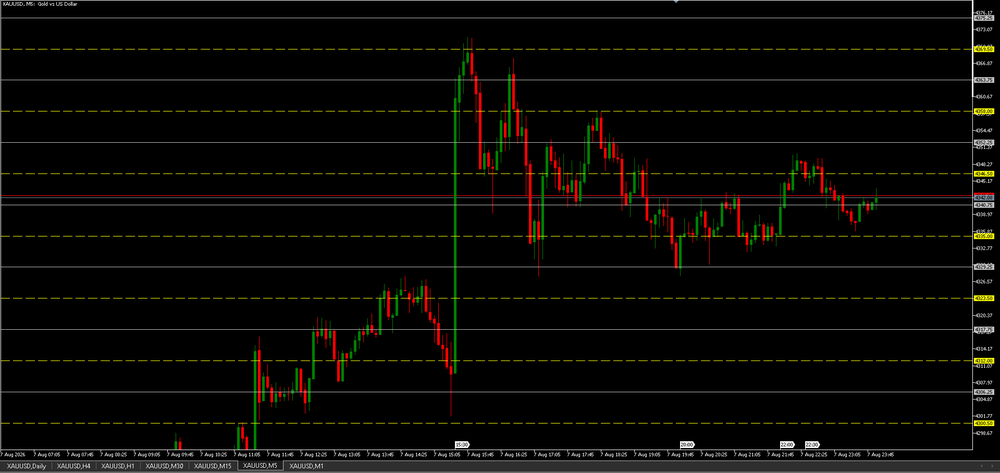
#> input picture tests/vision_ground_truth/invalid_fvg/test.png, 1000 x 473 px, shrunk from 1919 x 908 before the run, found by its file name
$ python annotate_invalid.py
#> lines starting #> are read from the running program, lines starting #| are printed output that depends on the picture
from PIL import Image, ImageDraw, ImageFont

def annotate_invalid(input_path, output_path):
    img = Image.open(input_path).convert("RGBA")
    overlay = Image.new('RGBA', img.size, (255, 255, 255, 0))
    draw = ImageDraw.Draw(overlay)
    width, height = img.size
#> width = 1000; height = 473

    try:
        font = ImageFont.truetype("arial.ttf", 25)
    except:
        font = ImageFont.load_default()

    # Estimated bounding box for the choppy price action
    x_start = int(width * 0.58) # Shifted right to ~17:25
#> x_start = 580
    x_end = int(width * 0.88)
#> x_end = 880
    y_start = int(height * 0.35)
#> y_start = 165
    y_end = int(height * 0.60)
#> y_end = 283

    # Draw the rectangle
    draw.rectangle([x_start, y_start, x_end, y_end],
                   outline=(255, 50, 50, 255), width=4)

    # Draw text label
    text = "Invalid / Choppy Price Action (No Clean FVG)"

    # Try to calculate text width for centering
    try:
        # For newer Pillow versions
        bbox = draw.textbbox((0,0), text, font=font)
#> bbox = (0, 5, 557, 29)
        text_w = bbox[2] - bbox[0]
#> text_w = 557
        text_h = bbox[3] - bbox[1]
#> text_h = 24
    except:
        # Fallback
        text_w = font.getlength(text) if hasattr(font, 'getlength') else 200
        text_h = 20

    text_x = x_start + (x_end - x_start - text_w) / 2
#> text_x = 451.5
    text_y = y_start - text_h - 10
#> text_y = 131

    draw.text((text_x, text_y), text, fill=(255, 50, 50, 255), font=font)

    out_img = Image.alpha_composite(img, overlay).convert("RGB")
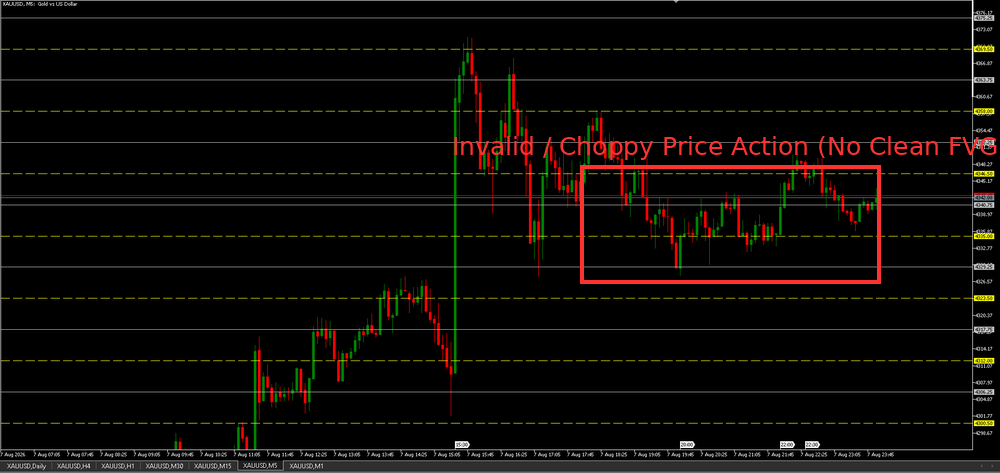
#> out_img: PIL image 1000x473 RGB; mean R, G, B 13.3, 9.6, 6.4
    out_img.save(output_path)
    print(f"Annotated image saved to {output_path}")

if __name__ == "__main__":
    annotate_invalid("/home/ubuntu/personal/trading/tests/vision_ground_truth/invalid_fvg/test.png", "/home/ubuntu/personal/trading/tests/vision_ground_truth/invalid_fvg/test_annotated_invalid.png")
